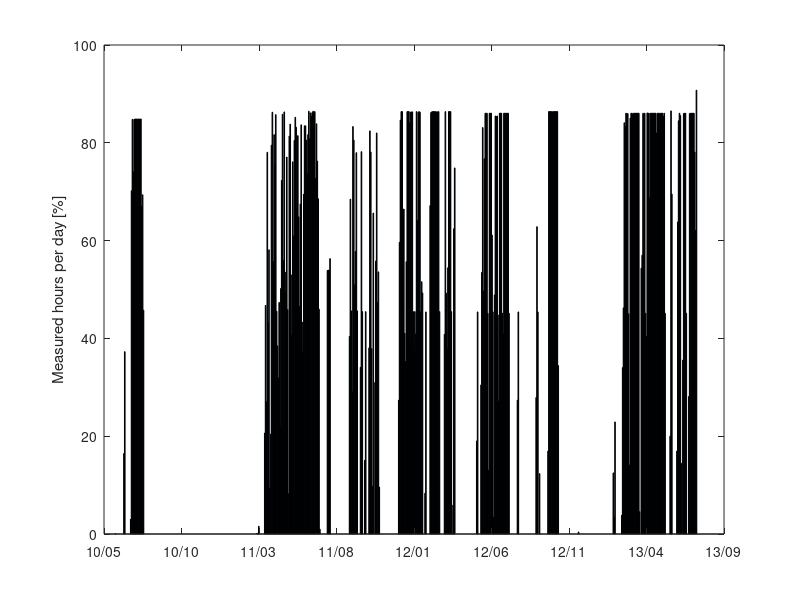
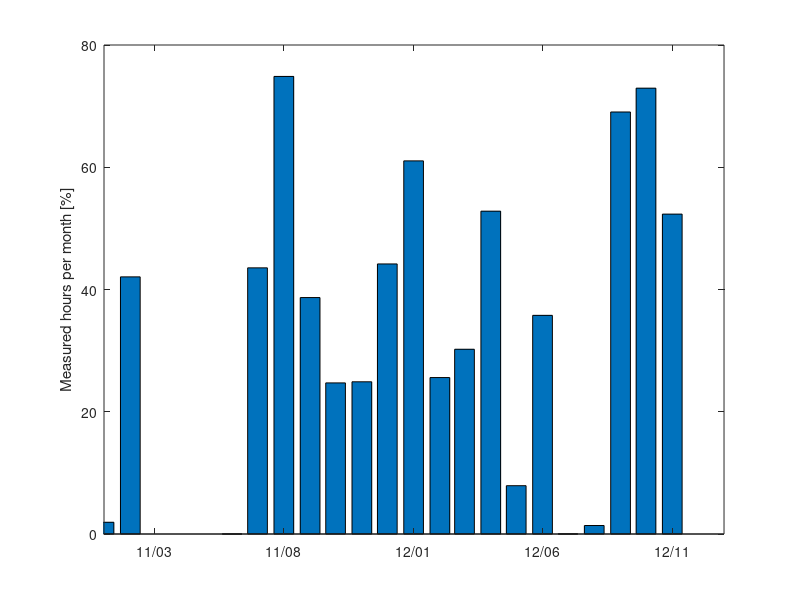

Recreate these plots in MATLAB, in order.
clear day mon

fid=fopen('list_days.txt','r');
M=textscan(fid,'%f/%f/%f %f');
day(:,1)=M{1};
day(:,2)=M{2};
day(:,3)=M{3};
for i=1:size(day,1)
  day(i,4)=datenum(2000+day(i,1),day(i,2),day(i,3),12,0,0);
end
day(:,5)=day(:,4)-datenum(2011,1,1,0,0,0);
day(:,6)=M{4}/1440;
day=sortrows(day,4);
fclose(fid);

% plot
figure(1); clf; 
bar(day(21:end,4), day(21:end,6)*100);
datetick('x','yy/mm');
xlim([datenum(2011,1,1,0,0,0) datenum(2013,1,1,0,0,0)]);
L = get(gca,'XLim');                  
set(gca,'XTick',linspace(L(1),L(2),9))
ylabel('Measured hours per day [%]');
print('lidar_days.png','-dpng');

%=======================================================================

fid=fopen('list_mon.txt','r');
M=textscan(fid,'%f/%f %f');
mon(:,1)=M{1};
mon(:,2)=M{2};
%mon(:,3)=M{3};
for i=1:size(mon,1)
  mon(i,4)=datenum(2000+mon(i,1),mon(i,2),1,0,0,0);
end
mon(:,5)=mon(:,4)-datenum(2011,1,1,0,0,0);
mon(:,6)=M{3}/1440/eomday(mon(i,1),mon(i,2));
mon=sortrows(mon,4);
fclose(fid);

% plot
figure(2); clf; 
bar(mon(4:24,4), mon(4:24,6)*100);
datetick('x','yy/mm');
xlim([datenum(2011,1,1,0,0,0) datenum(2013,1,1,0,0,0)]);
ylabel('Measured hours per month [%]');
print('lidar_months.png','-dpng');
